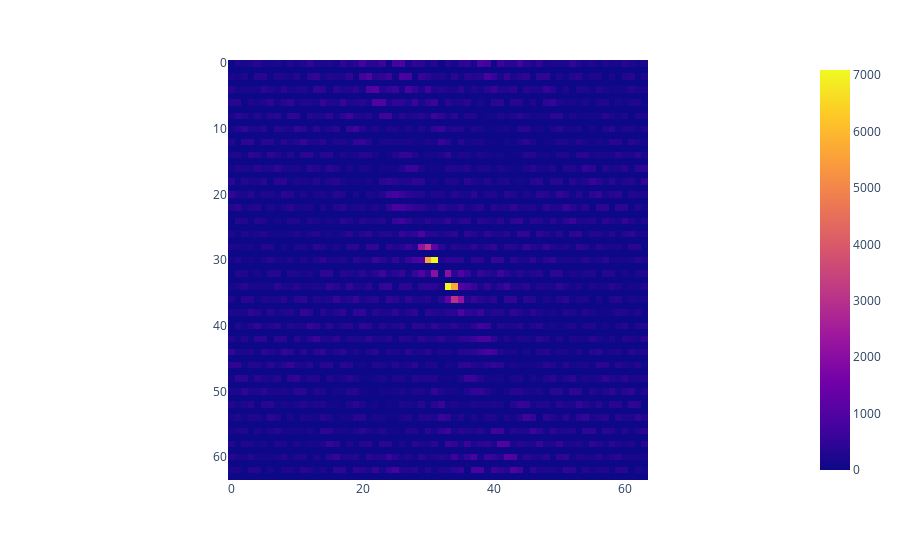

The cell this chart's notebook holds for it:
### Code cell
px.imshow(np.abs(np.fft.fftshift(np.fft.fft2(BdotN))))

### Figure 1 — Plotly figure (JSON) as saved in the notebook; plotly's stock layout.template omitted (floating-point values rounded to 4 significant figures; data arrays with more than 128 entries replaced by an {"elided": "..."} marker saying what was removed)
{"data": [{"coloraxis": "coloraxis", "hovertemplate": "x: %{x}<br>y: %{y}<br>color: %{z}<extra></extra>", "name": "0", "type": "heatmap", "xaxis": "x", "yaxis": "y", "z": {"elided": "64x64 float values"}}], "layout": {"coloraxis": {"colorscale": [[0, "#0d0887"], [0.1111, "#46039f"], [0.2222, "#7201a8"], [0.3333, "#9c179e"], [0.4444, "#bd3786"], [0.5556, "#d8576b"], [0.6667, "#ed7953"], [0.7778, "#fb9f3a"], [0.8889, "#fdca26"], [1, "#f0f921"]]}, "margin": {"t": 60}, "xaxis": {"anchor": "y", "constrain": "domain", "domain": [0, 1], "scaleanchor": "y"}, "yaxis": {"anchor": "x", "autorange": "reversed", "constrain": "domain", "domain": [0, 1]}}}
